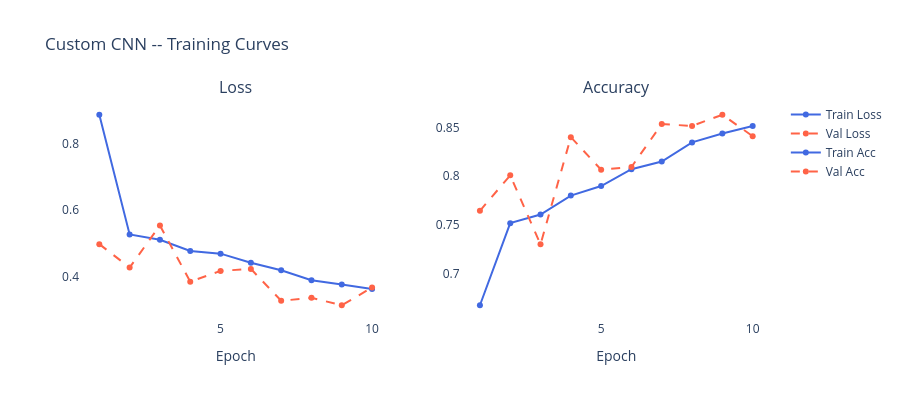

Here is the notebook cell this chart was saved with:
### Code cell
def plot_training_curves(history, title='Training Curves'):
    """Interactive Plotly loss + accuracy curves -- hover to see exact values."""
    epochs = list(range(1, len(history['train_loss']) + 1))

    fig = make_subplots(rows=1, cols=2, subplot_titles=['Loss', 'Accuracy'])

    fig.add_trace(go.Scatter(x=epochs, y=history['train_loss'], name='Train Loss',
                             line=dict(color='royalblue', width=2)), row=1, col=1)
    fig.add_trace(go.Scatter(x=epochs, y=history['val_loss'], name='Val Loss',
                             line=dict(color='tomato', width=2, dash='dash')), row=1, col=1)
    fig.add_trace(go.Scatter(x=epochs, y=history['train_acc'], name='Train Acc',
                             line=dict(color='royalblue', width=2)), row=1, col=2)
    fig.add_trace(go.Scatter(x=epochs, y=history['val_acc'], name='Val Acc',
                             line=dict(color='tomato', width=2, dash='dash')), row=1, col=2)

    fig.update_layout(title_text=title, plot_bgcolor='white', paper_bgcolor='white', height=400)
    fig.update_xaxes(title_text='Epoch')
    fig.show()


plot_training_curves(cnn_history, title='Custom CNN -- Training Curves')

### Figure 1 — Plotly figure (JSON) as saved in the notebook; plotly's stock layout.template omitted (floating-point values rounded to 4 significant figures)
{"data": [{"line": {"color": "royalblue", "width": 2}, "name": "Train Loss", "type": "scatter", "x": [1, 2, 3, 4, 5, 6, 7, 8, 9, 10], "xaxis": "x", "y": [0.8863, 0.5276, 0.5119, 0.4778, 0.4701, 0.4428, 0.4203, 0.3907, 0.3773, 0.3643], "yaxis": "y"}, {"line": {"color": "tomato", "dash": "dash", "width": 2}, "name": "Val Loss", "type": "scatter", "x": [1, 2, 3, 4, 5, 6, 7, 8, 9, 10], "xaxis": "x", "y": [0.4986, 0.4284, 0.5546, 0.3862, 0.4184, 0.4245, 0.3289, 0.3376, 0.3155, 0.3686], "yaxis": "y"}, {"line": {"color": "royalblue", "width": 2}, "name": "Train Acc", "type": "scatter", "x": [1, 2, 3, 4, 5, 6, 7, 8, 9, 10], "xaxis": "x2", "y": [0.6673, 0.7517, 0.7605, 0.78, 0.7898, 0.807, 0.815, 0.8346, 0.8437, 0.8514], "yaxis": "y2"}, {"line": {"color": "tomato", "dash": "dash", "width": 2}, "name": "Val Acc", "type": "scatter", "x": [1, 2, 3, 4, 5, 6, 7, 8, 9, 10], "xaxis": "x2", "y": [0.7644, 0.8008, 0.7299, 0.84, 0.8065, 0.8094, 0.8534, 0.8515, 0.863, 0.841], "yaxis": "y2"}], "layout": {"annotations": [{"font": {"size": 16}, "showarrow": false, "text": "Loss", "x": 0.225, "xanchor": "center", "xref": "paper", "y": 1, "yanchor": "bottom", "yref": "paper"}, {"font": {"size": 16}, "showarrow": false, "text": "Accuracy", "x": 0.775, "xanchor": "center", "xref": "paper", "y": 1, "yanchor": "bottom", "yref": "paper"}], "height": 400, "paper_bgcolor": "white", "plot_bgcolor": "white", "title": {"text": "Custom CNN -- Training Curves"}, "xaxis": {"anchor": "y", "domain": [0, 0.45], "title": {"text": "Epoch"}}, "xaxis2": {"anchor": "y2", "domain": [0.55, 1], "title": {"text": "Epoch"}}, "yaxis": {"anchor": "x", "domain": [0, 1]}, "yaxis2": {"anchor": "x2", "domain": [0, 1]}}}
